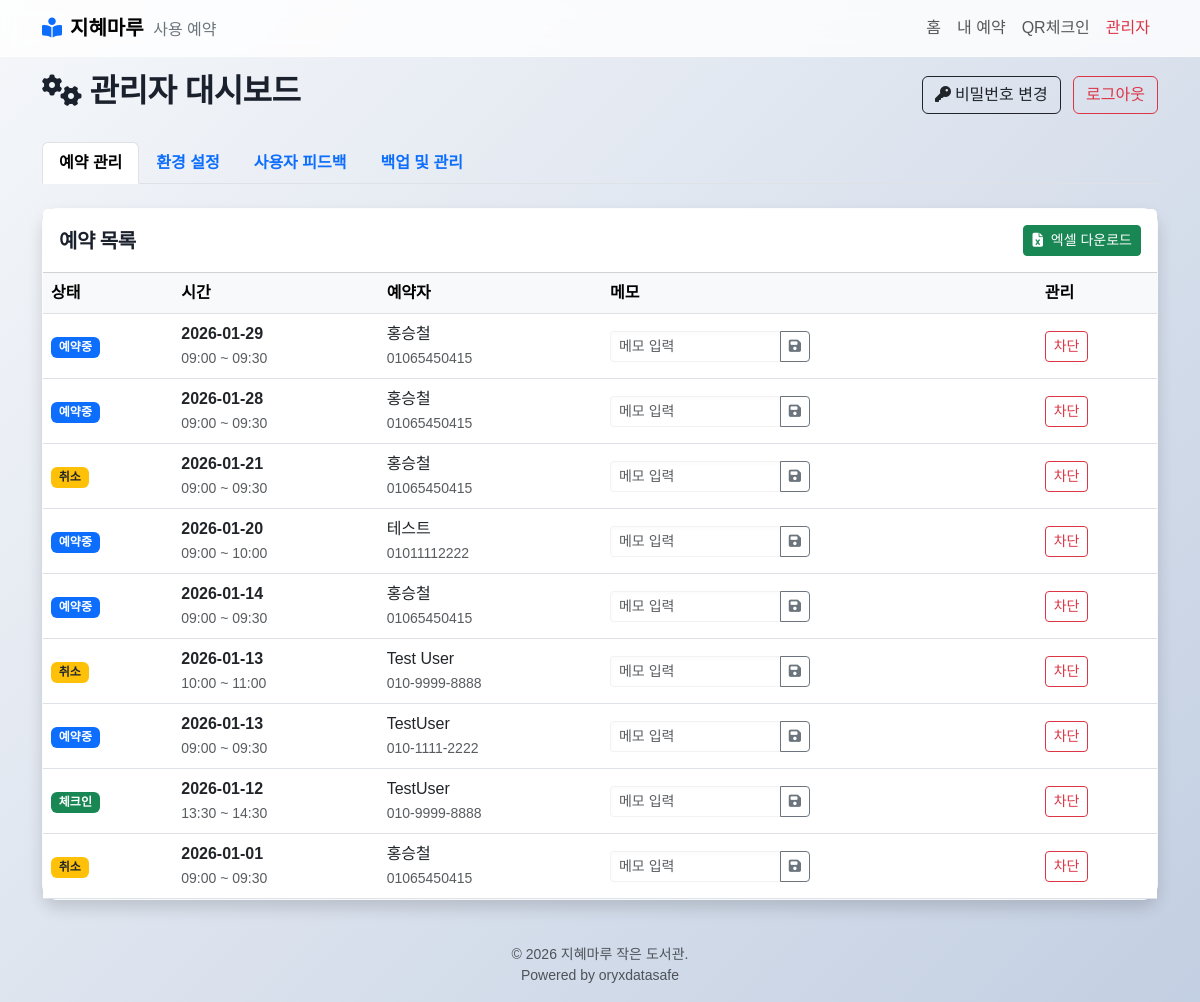
The app's page /admin (signed in) with its own data.
### app.py (models this page shows, shortened)
class Reservation(db.Model):
    id = db.Column(db.Integer, primary_key=True)
    name = db.Column(db.String(50), nullable=False)
    phone = db.Column(db.String(20), nullable=False)
    password = db.Column(db.String(20), nullable=False) # Changed from address
    start_time = db.Column(db.DateTime, nullable=False)
    end_time = db.Column(db.DateTime, nullable=False)
    purpose = db.Column(db.String(200), nullable=True)
    status = db.Column(db.String(20), default='reserved') # reserved, checked_in, ended, cancelled, noshow_penalty
    admin_memo = db.Column(db.Text, nullable=True) # New Field
    checkout_photo = db.Column(db.String(255), nullable=True) # New: Cleaning photo
    created_at = db.Column(db.DateTime, default=datetime.now)

### app.py (the view)
@app.route('/admin')
def admin_page():
    if not session.get('is_admin') and not session.get('is_dev'):
        return redirect(url_for('login'))
    reservations = Reservation.query.order_by(Reservation.start_time.desc()).all()
    import json
    try:
        current_ranges = json.loads(get_setting('pause_ranges', '[]'))
    except:
        current_ranges = []
    settings = {
        'notice_text': get_setting('notice_text'),
        'wifi_info': get_setting('wifi_info'),
        'door_pw': get_setting('door_pw'),
        'reservation_paused': get_setting('reservation_paused') == 'true',
        'pause_reason': get_setting('pause_reason'),
        'pause_mode': get_setting('pause_mode', 'all'),
        'pause_ranges': current_ranges
    }
    feedbacks = AdminLog.query.filter_by(admin_type='feedback').order_by(AdminLog.timestamp.desc()).limit(50).all()
    return render_template('admin.html', reservations=reservations, settings=settings, feedbacks=feedbacks)

### app.py (called while the page is built)
@app.before_request
def auto_logout_if_leaving_admin():
    is_admin = session.get('is_admin')
    is_dev = session.get('is_dev')
    if is_admin or is_dev:
        allowed_prefixes = ['/admin', '/login', '/logout', '/static', '/favicon.ico', '/developer', '/dev']
        is_allowed = any(request.path.startswith(prefix) for prefix in allowed_prefixes)
        if not is_allowed:
            session.pop('is_admin', None)
            session.pop('is_dev', None)

@app.before_request
def maintenance_check():
    if get_setting('maintenance_mode') == 'true':
        allowed_prefixes = ['/admin', '/login', '/logout', '/static', '/developer', '/dev-login', '/favicon.ico', '/dev/']
        if not any(request.path.startswith(prefix) for prefix in allowed_prefixes):
            return render_template('maintenance.html'), 503
    if not request.path.startswith('/static') and not request.path == '/favicon.ico':
        try:
            log = AccessLog(
                ip_address=request.remote_addr,
                user_agent=request.user_agent.string[:200],
                path=request.path,
                method=request.method
            )
            db.session.add(log)
            db.session.commit()
        except Exception:
            pass # Don't block request on log failure

def get_setting(key, default=''):
    setting = Settings.query.get(key)
    return setting.value if setting else default

### templates/admin.html (shortened to what this page needs)
{% extends "base.html" %}
{% block content %}
<div class="row align-items-center mb-4">
    <div class="col">
        <h2 class="fw-bold"><i class="fas fa-cogs me-2"></i>관리자 대시보드</h2>
    </div>
    <div class="col-auto">
        <button class="btn btn-outline-dark me-2" data-bs-toggle="modal" data-bs-target="#passwordModal">
            <i class="fas fa-key me-1"></i>비밀번호 변경
        </button>
        <a href="/logout" class="btn btn-outline-danger">로그아웃</a>
    </div>
</div>
<ul class="nav nav-tabs mb-4" id="adminTabs" role="tablist">
    <li class="nav-item" role="presentation">
        <button class="nav-link active fw-bold" id="reservations-tab" data-bs-toggle="tab"
            data-bs-target="#reservations" type="button">예약 관리</button>
    </li>
    <li class="nav-item" role="presentation">
        <button class="nav-link fw-bold" id="settings-tab" data-bs-toggle="tab" data-bs-target="#settings"
            type="button">환경 설정</button>
    </li>
    <li class="nav-item" role="presentation">
        <button class="nav-link fw-bold" id="feedback-tab" data-bs-toggle="tab" data-bs-target="#feedback"
            type="button">사용자 피드백</button>
    </li>
    <li class="nav-item" role="presentation">
        <button class="nav-link fw-bold" id="backup-tab" data-bs-toggle="tab" data-bs-target="#backup" type="button">백업
            및 관리</button>
    </li>
</ul>
<div class="tab-content" id="adminTabsContent">
    <div class="tab-pane fade show active" id="reservations" role="tabpanel">
        <div class="card shadow">
            <div class="card-header bg-white py-3 d-flex justify-content-between align-items-center">
                <h5 class="mb-0 fw-bold">예약 목록</h5>
                <a href="/admin/download_excel" class="btn btn-success btn-sm"><i class="fas fa-file-excel me-1"></i> 엑셀
                    다운로드</a>
            </div>
            <div class="card-body p-0">
                <div class="table-responsive">
                    <table class="table table-hover align-middle mb-0">
                        <thead class="table-light">
                            <tr>
                                <th>상태</th>
                                <th>시간</th>
                                <th>예약자</th>
                                <th>메모</th>
                                <th>관리</th>
                            </tr>
                        </thead>
                        <tbody>
                            {% for r in reservations %}
                            <tr>
                                <td>
                                    {% if r.status == 'reserved' %}<span class="badge bg-primary">예약중</span>
                                    {% elif r.status == 'checked_in' %}<span class="badge bg-success">체크인</span>
                                    {% elif r.status == 'ended' %}<span class="badge bg-secondary">종료</span>
                                    {% elif r.status == 'cancelled' %}<span class="badge bg-warning text-dark">취소</span>
                                    {% elif r.status == 'noshow_penalty' %}<span class="badge bg-danger">노쇼</span>
                                    {% endif %}
                                </td>
                                <td>
                                    <div class="fw-bold">{{ r.start_time.strftime('%Y-%m-%d') }}</div>
                                    <small class="text-muted">{{ r.start_time.strftime('%H:%M') }} ~ {{
                                        r.end_time.strftime('%H:%M') }}</small>
                                </td>
                                <td>
                                    {{ r.name }}<br>
                                    <small class="text-muted">{{ r.phone }}</small>
                                </td>
                                <td>
                                    <div class="input-group input-group-sm" style="width: 200px;">
                                        <input type="text" class="form-control memo-input"
                                            value="{{ r.admin_memo or '' }}" id="memo-{{ r.id }}" placeholder="메모 입력">
                                        <button class="btn btn-outline-secondary" onclick="saveMemo({{ r.id }})"><i
                                                class="fas fa-save"></i></button>
                                    </div>
                                </td>
                                <td>
                                    <button class="btn btn-sm btn-outline-danger"
                                        onclick="blockUser('{{ r.phone }}', '{{ r.name }}')">
                                        차단
                                    </button>
                                </td>
                            </tr>
                            {% endfor %}
                        </tbody>
                    </table>
                </div>
            </div>
        </div>
    </div>
</div>
{% endblock %}

### templates/base.html (shortened to what this page needs)
<!DOCTYPE html>
<html lang="ko">
<head>
    <link href="https://cdn.jsdelivr.net/npm/bootstrap@5.3.0/dist/css/bootstrap.min.css" rel="stylesheet">
    <link rel="stylesheet" href="https://cdnjs.cloudflare.com/ajax/libs/font-awesome/6.4.0/css/all.min.css">
    <link rel="stylesheet" href="https://cdn.jsdelivr.net/npm/flatpickr/dist/flatpickr.min.css">
    <link rel="stylesheet" href="{{ url_for('static', filename='style.css') }}">
</head>
<body>
    <nav class="navbar navbar-expand-lg navbar-light fixed-top navbar-glass">
        <div class="container">
            <a class="navbar-brand fw-bold" href="/">
                <i class="fas fa-book-reader me-2 text-primary"></i>지혜마루 <span
                    class="fw-normal text-secondary fs-6 ms-1">사용 예약</span>
            </a>
            <div class="collapse navbar-collapse" id="navbarNav">
                <ul class="navbar-nav ms-auto align-items-center">
                    <li class="nav-item"><a class="nav-link fw-medium" href="/">홈</a></li>
                    <li class="nav-item"><a class="nav-link fw-medium" href="/my">내 예약</a></li>
                    <li class="nav-item"><a class="nav-link fw-medium" href="/checkin">QR체크인</a></li>
                    <li class="nav-item"><a class="nav-link fw-medium text-danger" href="/admin">관리자</a></li>
                </ul>
            </div>
        </div>
    </nav>
    <div class="container py-4 mt-5">
        {% block content %}{% endblock %}
    </div>
    <footer class="text-center py-3 mt-1 text-muted small">
        <p class="mb-0">© 2026 지혜마루 작은 도서관.</p>
        <p class="mb-0">Powered by oryxdatasafe</p>
    </footer>
</body>
</html>

### static/style.css (style rules this page uses)
:root { --bs-body-font-family: 'Noto Sans KR', sans-serif; --primary-color: #00BFA5; --primary-hover: #008f7a; --accent-color: #FF6B6B; --glass-bg: rgba(255, 255, 255, 0.7); --glass-border: rgba(255, 255, 255, 0.5); --glass-blur: blur(12px); --soft-shadow: 0 10px 40px rgba(0, 0, 0, 0.05); --hover-shadow: 0 15px 50px rgba(0, 0, 0, 0.1); --border-radius: 16px; --bg-gradient: linear-gradient(135deg, #f5f7fa 0%, #c3cfe2 100%); }
body { background: var(--bg-gradient); min-height: 100vh; color: #2c3e50; transition: background 0.3s, color 0.3s; -webkit-font-smoothing: antialiased; }
h1, h2, h3, h4, h5, h6 { font-weight: 700; letter-spacing: -0.5px; color: #1a202c; }
.card { background: var(--glass-bg); backdrop-filter: var(--glass-blur); border: 1px solid var(--glass-border); border-radius: var(--border-radius); box-shadow: var(--soft-shadow); transition: all 0.3s ease; }
.form-control, .form-select { border: 1px solid rgba(0, 0, 0, 0.05); background: rgba(255, 255, 255, 0.9); border-radius: 12px; padding: 12px 15px; transition: all 0.3s; box-shadow: inset 0 2px 4px rgba(0, 0, 0, 0.02); }
.navbar-glass { background: rgba(255, 255, 255, 0.8); backdrop-filter: blur(10px); border-bottom: 1px solid rgba(255, 255, 255, 0.3); }

### records on screen
Reservation: status "예약중", start_time "2026-01-29", start_time "09:00", end_time "09:30", name "홍승철", phone "01065450415"
Reservation: status "예약중", start_time "2026-01-28", start_time "09:00", end_time "09:30", name "홍승철", phone "01065450415"
Reservation: status "취소", start_time "2026-01-21", start_time "09:00", end_time "09:30", name "홍승철", phone "01065450415"
Reservation: status "예약중", start_time "2026-01-20", start_time "09:00", end_time "10:00", name "테스트", phone "01011112222"
Reservation: status "예약중", start_time "2026-01-14", start_time "09:00", end_time "09:30", name "홍승철", phone "01065450415"
Reservation: status "취소", start_time "2026-01-13", start_time "10:00", end_time "11:00", name "Test User", phone "010-9999-8888"
Reservation: status "예약중", start_time "2026-01-13", start_time "09:00", end_time "09:30", name "TestUser", phone "010-1111-2222"
Reservation: status "체크인", start_time "2026-01-12", start_time "13:30", end_time "14:30", name "TestUser", phone "010-9999-8888"
Reservation: status "취소", start_time "2026-01-01", start_time "09:00", end_time "09:30", name "홍승철", phone "01065450415"
